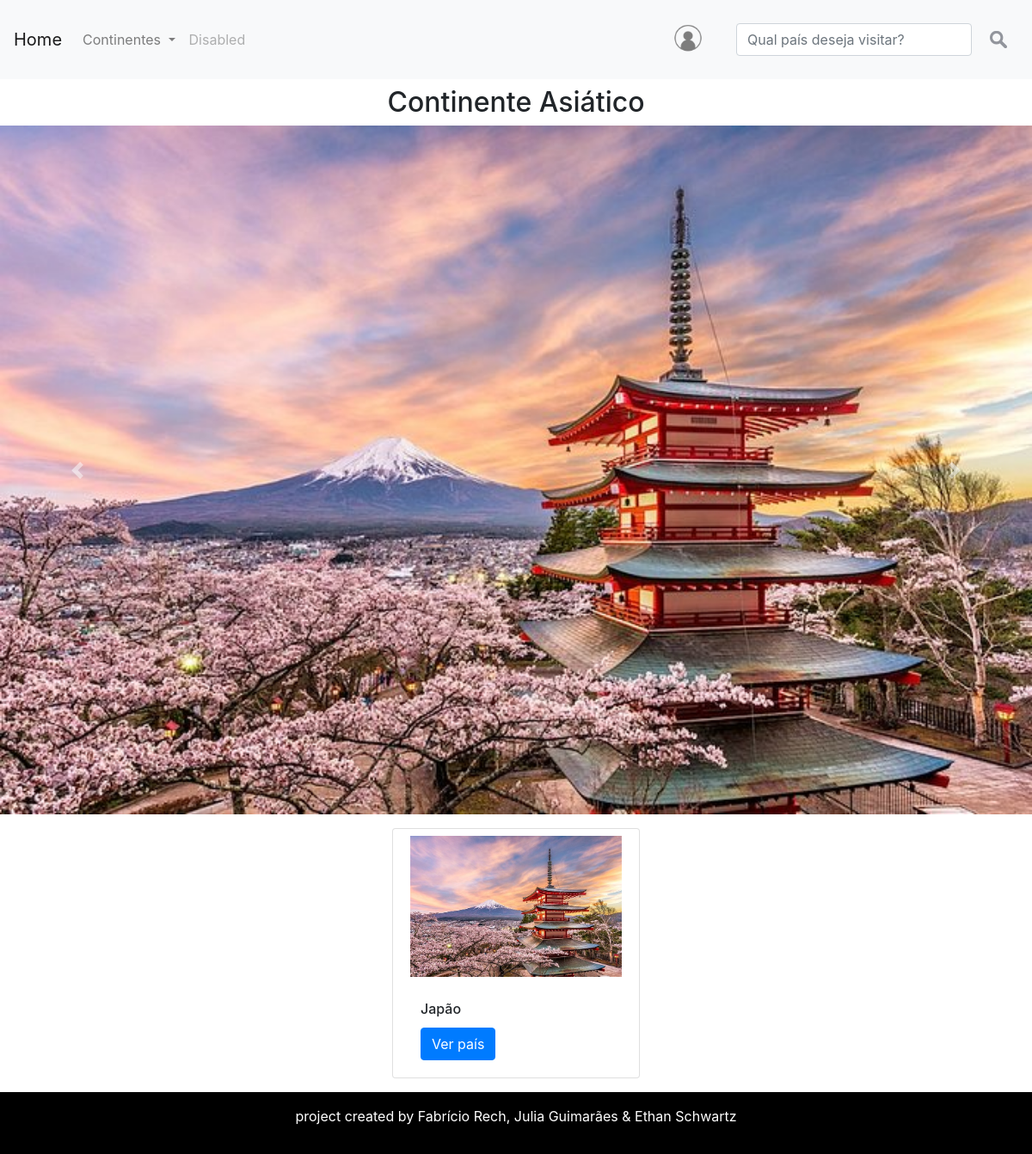
The app's page /asia/Continente/ with its own data.
### asia/models.py (models this page shows, shortened)
class model_asia(models.Model):
    Continente = models.CharField(max_length=100)
    País = models.CharField(max_length=100)
    Descricao = models.CharField(max_length=3000)
    OndeFicar = models.CharField(max_length=1800)
    OndeComer = models.CharField(max_length=1800)
    OndeVisitar = models.CharField(max_length=1800)
    foto = models.ImageField(upload_to='img/%Y/%m/%d/')
    ta_publicado = models.BooleanField(default=False)
    link = models.CharField(max_length=60)

### asia/views.py (the view)
# urls.py: path('Continente/',views.v_asiatico, name='continente'),
def v_asiatico(request):
    cont = models.model_asia.objects.all()
    dicionario = {'cont': cont}
    return render(request,'Asia/paginas/index.html',context=dicionario)

### asia/templates/asia/paginas/index.html (shortened to what this page needs)
{% extends 'global/paginas/continente.html' %}
{% block continente %}
Continente Asiático
{% endblock %}

### meus_templates/global/paginas/continente.html (shortened to what this page needs)
{% load static %}
<head>
</head>
{% include 'global/parciais/header.html' %}
<link rel="stylesheet" href="https://cdn.jsdelivr.net/npm/bootstrap@4.0.0/dist/css/bootstrap.min.css">
<div>
  <h2 class="text-center m-2">{% block continente %}{% endblock %}<h2>
</div>
<div id="carouselExampleIndicators" class="carousel slide" data-ride="carousel">
    <div class="carousel-inner">
    {% for item in cont %}
        {% if item.id == 1 %}
      <div class="carousel-item active">
        <img class="d-block w-100" src="{{ item.foto.url}}" />
      </div>
      {% else %}
      <div class="carousel-item">
        <img class="d-block w-100" src="{{ item.foto.url}}" />
      </div>
      {% endif %}
    {% endfor %}
    </div>
    <a class="carousel-control-prev" href="#carouselExampleIndicators" role="button" data-slide="prev">
      <span class="carousel-control-prev-icon" aria-hidden="true"></span>
    </a>
    <a class="carousel-control-next" href="#carouselExampleIndicators" role="button" data-slide="next">
      <span class="carousel-control-next-icon" aria-hidden="true"></span>
    </a>
  </div>
<div class="row row-cols-3 d-flex justify-content-center">
    {% for item in cont %}
    <div class="card m-3" style="width: 18rem;">
        <img class="card-img-top p-2" src="{{item.foto.url}}" alt="Card image cap">
        <div class="card-body">
            <h6 class="card-title">{{item.País}}</h6>
            <a href="detalhe/{{item.link}}" class="btn btn-primary">Ver país</a>
        </div>
    </div>
    {% endfor %}
</div>
{% include 'global/parciais/footer.html' %}

### records on screen
model_asia: foto (picture), País "Japão"
